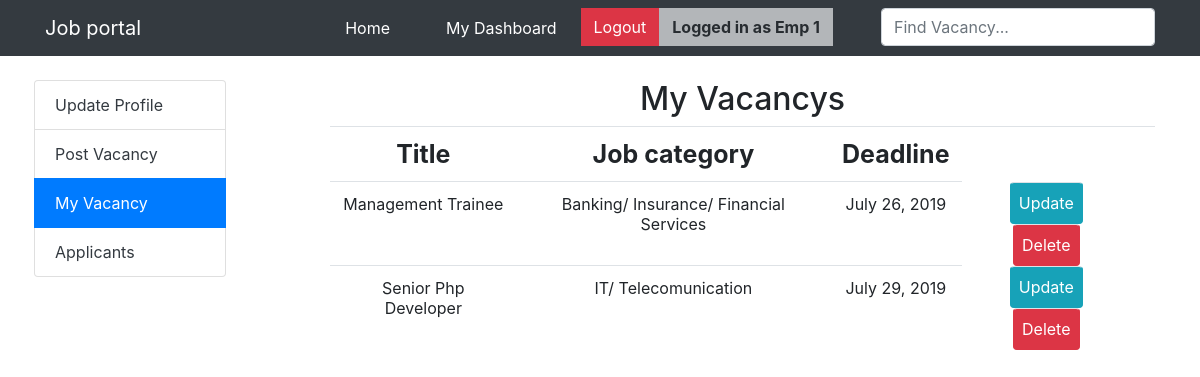
Screenshot of /Emp_dash/my-vacancy (signed in) with the database file from the repository.
### app/models.py (models this page shows, shortened)
class User(AbstractUser):
    username = None
    email = models.EmailField(unique=True)
    USERNAME_FIELD = 'email'
    REQUIRED_FIELDS = []
    role=models.IntegerField(choices=(
        (1,'Employer'),
        (2,'Jobseeker'),
    ))
    avatar=models.ImageField(upload_to='images/',blank = False)

class Vacancy(models.Model):
    user=models.ForeignKey(User,on_delete=models.CASCADE)
    company=models.CharField(default=" ",max_length=100)
    jobcategory=models.IntegerField(choices=category_choices)
    title=models.CharField(max_length=50)
    date_added=models.DateField(auto_now_add=True)
    updated_on=models.DateField(auto_now=True)
    deadline=models.DateField(default=datetime.now() + timedelta(days=15))
    description=RichTextField()

### app/views.py (the view)
# urls.py: path("Emp_dash/my-vacancy",views.My_vacancy.as_view(),name="my_vacancy"),
class My_vacancy(LoginRequiredMixin,generic.ListView):
    model= Vacancy
    template_name='my_vacancy.html'
    context_object_name='vacancys'
    def get_queryset(self):
        user_id = self.request.user.id
        if user_id is None:
            return []
        return Vacancy.objects.filter(user=self.request.user)

### templates/my_vacancy.html (shortened to what this page needs)
{% extends "base.html" %}
{% block body %}
<div class="container my-4">
  <div class="row">
    <div class="col-2 px-1 position-fixed">
      <ul class="list-group">
        <li class="list-group-item"><a href="{% url 'dashboard' user.id %}" class="text-dark">Update Profile</a></li>
        <li class="list-group-item"><a href="{% url 'vacancy' %}" class="text-dark">Post Vacancy</a></li>
        <li class="list-group-item active"><a href="{% url 'my_vacancy' %}" class="text-white">My Vacancy</a></li>
        <li class="list-group-item"><a href="{%url 'applicants'%}" class="text-dark">Applicants</a></li>
      </ul>
    </div>
    <div class="col offset-3" id="main">
      <h2 class="text-center">My Vacancys</h2>
      <table class="table" style="width:100%">
        <tr class='text-center' style="font-size: 25px;">
          <th>Title</th>
          <th>Job category</th>
          <th>Deadline</th>
          <th></th>
          <th></th>
        </tr>
      {% for vacancy in vacancys %}
        <tr class='text-center'>
          <td>{{vacancy.title}}</td>
          <td>{{vacancy.get_jobcategory_display}}</td>
          <td>{{vacancy.deadline}}</td>
          <td class="btn btn-info mx-2 p-2"><a class="text-white" href="{% url 'update' vacancy.id %}">Update</td></a>
          <td class="btn btn-danger mx-2 p-2"><a class="text-white" href="{% url 'delete' vacancy.id %}">Delete</td></a>
        </tr>
      {% endfor %}
      </table>
    </div>
  </div>
</div>
{% endblock body %}

### templates/base.html (shortened to what this page needs)
{% load static %}
<html>
    <head>
    <link rel="stylesheet" href="{% static 'css/bootstrap.css' %}">
    </head>
    <body data-spy="scroll" data-target=".navbar" data-offset="50">
    <nav class="navbar navbar-expand-sm bg-dark navbar-dark">
        <div class='container'>
        <a class="navbar-brand" href="{% url 'home' %}"> Job portal</a>
        <ul class="navbar-nav">
            {% if request.user.is_authenticated %}
            <li class="nav-item">
                <a class="nav-link text-white mx-4" href="{% url 'home' %}">Home</a>
            </li>
            <li class="nav-item">
                <a class="nav-link text-white mx-3" href="
                {% if user.role == 1 %}
                    {% url 'dashboard' user.id %}
                {% else %}
                    {% url 'Jobseeker_dashboard' %}
                {% endif %}
                ">My Dashboard</a>
            </li>
            <li class="nav-item">
                <a href="{%url 'logout'%}" class="text-white btn btn-danger rounded-0">Logout</a>
            </li>
            <li class="nav-item">
                <a class="btn btn-light mr-5 disabled rounded-0"><b>Logged in as
                {% if user.first_name%}
                {{user.first_name}} {{user.last_name}}
                {% else %}
                {{user.email}}
                {% endif %}
                </b></a>
            </li>
            {% endif %}
            <li class="nav-item">
                <form class="form-inline my-lg-0" action="{%url 'search'%}" method="GET">
                <input
                    class="form-control search-box"
                    type="Search"
                    placeholder="Find Vacancy..."
                    name="search_term"
                    value="{{search_term}}"
                >
                </form>
            </li>
        </ul>
        </div>
    </nav>
    {% block body %}
    {% endblock body %}
</body>
</html>

### rows the page displays
User: first_name "Emp", last_name "1"
Vacancy: title "Management Trainee", jobcategory "Banking/ Insurance/ Financial Services", deadline "July 26, 2019"
Vacancy: title "Senior Php Developer", jobcategory "IT/ Telecomunication", deadline "July 29, 2019"
